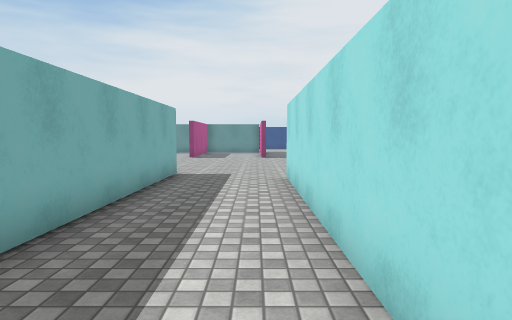
[1] (above)

24 first-person views from a walk through a scene from a Unity 3-D project. The camera is 1.4 m above the floor, tilts 4° down and sees 75° across. The floor is counted in squares, 1.2 m on a side. Each view is taken from the middle of a square. On the plan, view 1 faces up. The plan holds only what a view shows up to about 14 squares ahead; the rest is blank. The place goes on beyond the plan. The player character is not drawn. Surface patterns are stand-ins for the level's own textures.

[2]
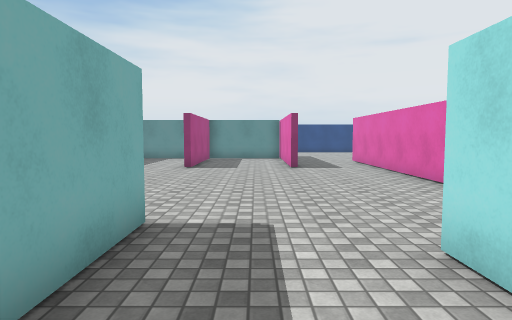

[3]
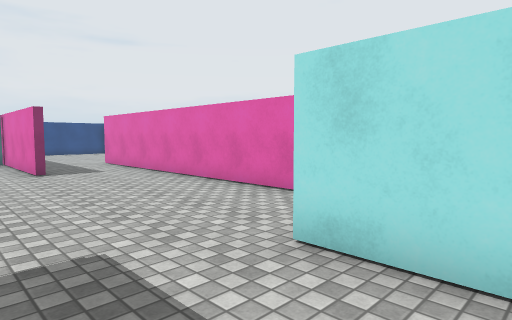

[4]
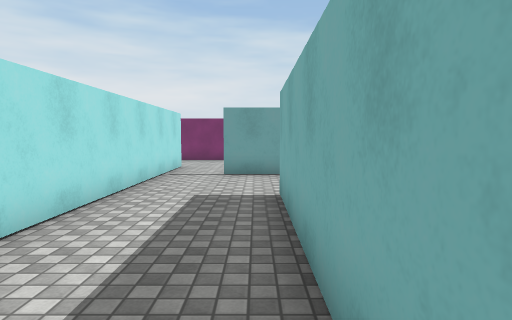

[5]
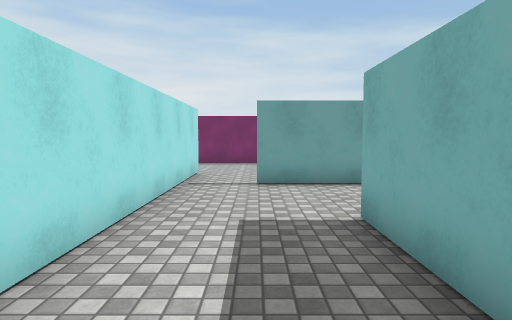

[6]
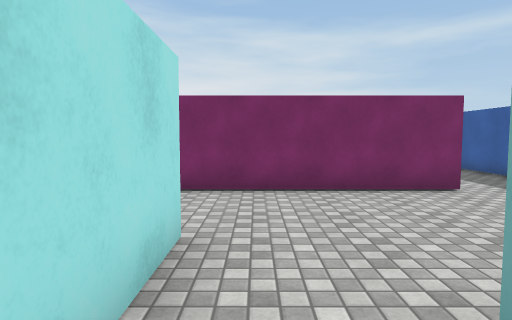

[7]
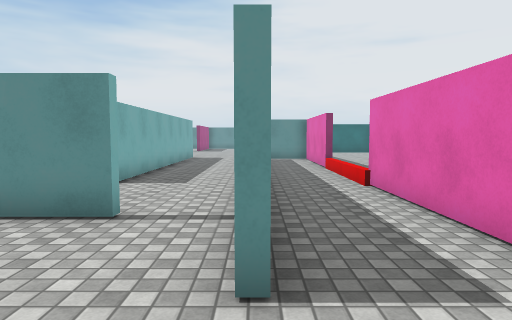

[8]
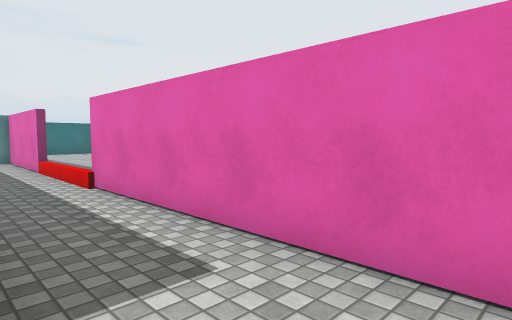

[9]
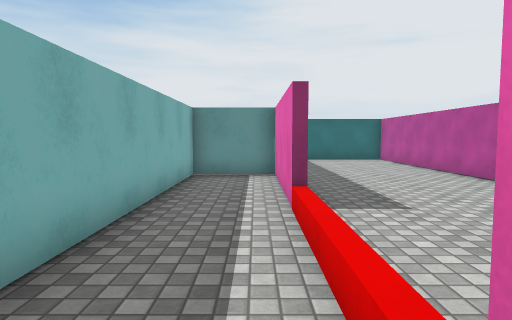

[10]
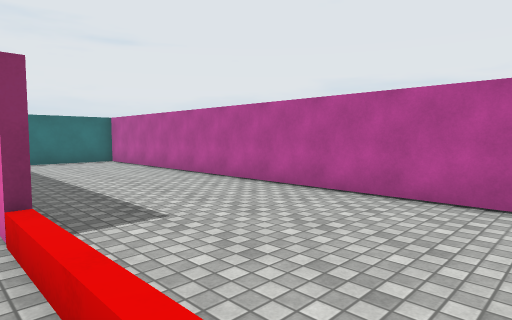

[11]
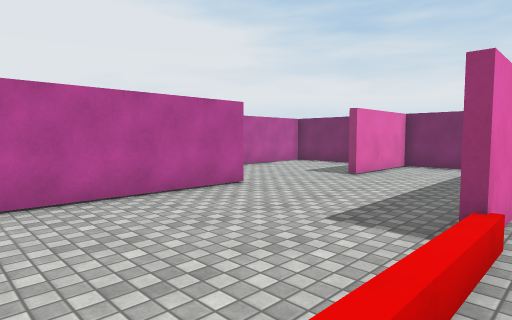

[12]
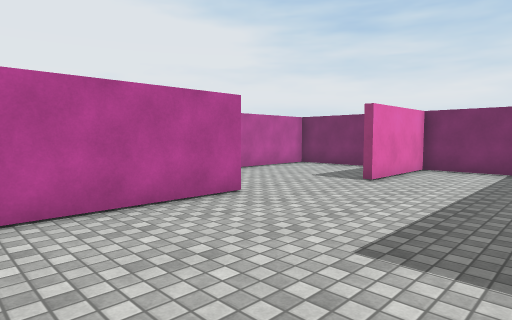

[13]
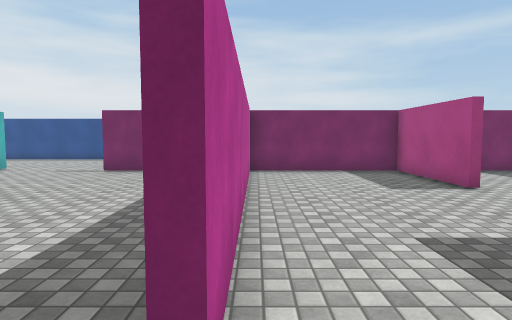

[14]
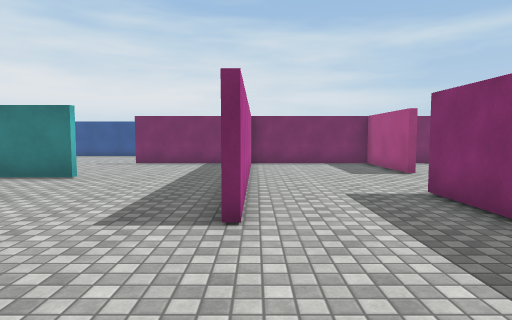

[15]
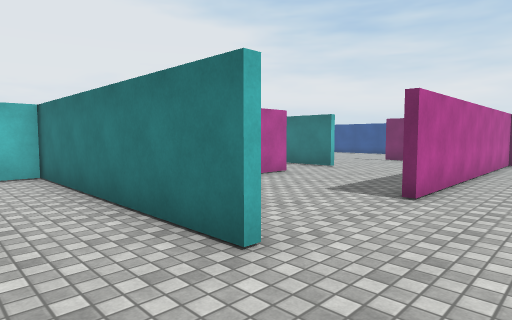

[16]
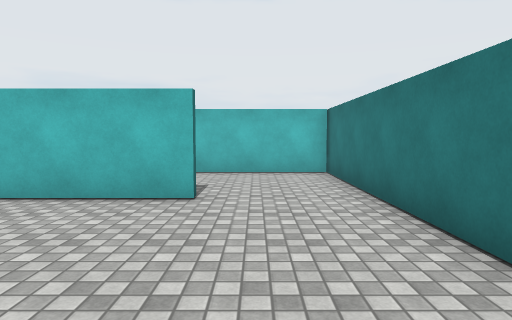

[17]
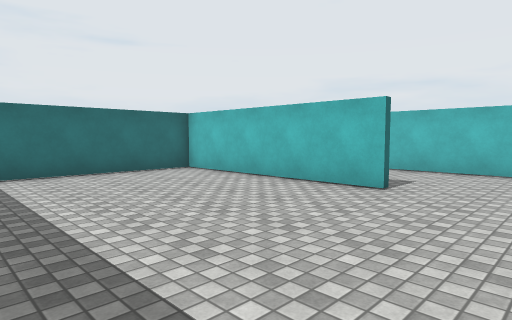

[18]
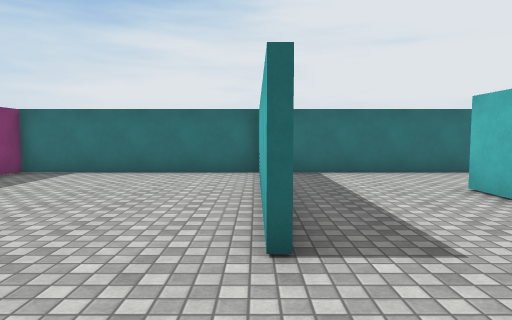

[19]
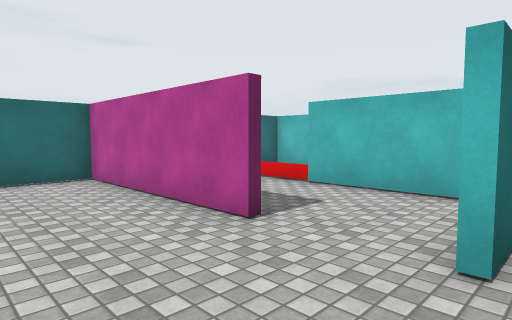

[20]
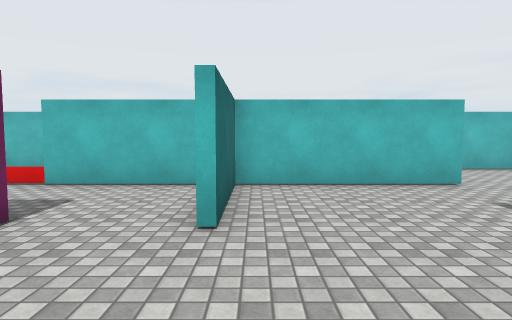

[21]
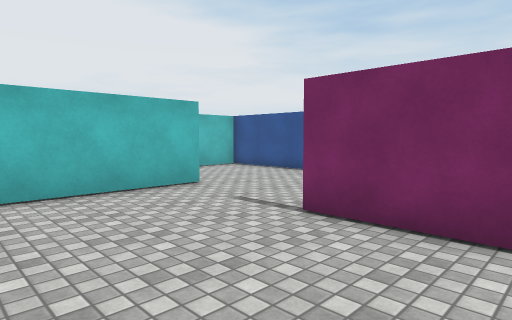

[22]
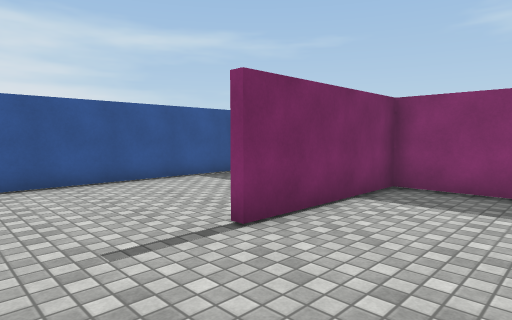

[23]
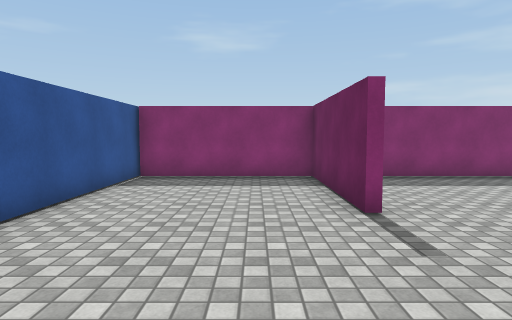

[24]
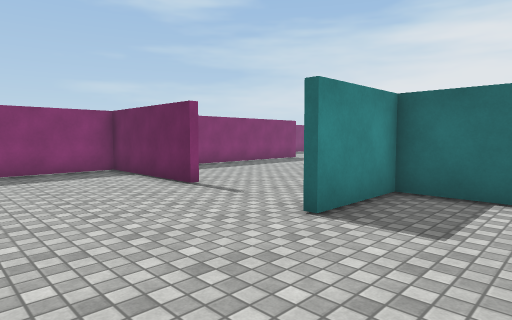

### Floor plan
Points are (right, up) in squares from view 1. A wall is a line through its corners. A room is listed if a view was taken in it or the views show most of it. See-through windows are left out.
Room 1 (views 1, 2, 3, 4, 5, 6)
walls: (-2.5, 10.4) (-2.5, 0.2); (3.7, 11.4) (3.7, 21.2); (0.3, 18.2) (0.3, 21.5); (0.9, -2.6) (0.9, 9.4); (-3.5, -3.1) (-1, -3.1)
ways out: opening at (-0.5, -3) to room 2
Room 2 (views 7, 8, 9)
walls: (0.9, -5.8) (0.9, -2.6); (-1, -3.4) (-2.6, -3.4); (3.7, -7.8) (3.7, 0); (-3.5, -9.1) (1.6, -9.1)
ways out: opening at (-0.5, -3) to room 1; opening at (2.5, -0.5) to room 3
Room 3 (views 10, 11, 12, 13, 14, 15, 16, 17, 18, 19, 20, 21, 22, 23, 24)
walls: (13.4, 4.7) (21.7, 4.7) (21.7, 12.2); (18.2, -1.8) (18.2, 4.5) (16.1, 4.5); (9.5, 0.5) (9.5, -1.9); (13.5, -3.6) (13.5, -9.1) (18.1, -9.1); (17.1, 8.1) (17.1, 15.7) (9.5, 15.7) (9.5, 14.8); (18, -4.3) (20.1, -4.3); (9.2, -1.9) (9.2, 13.6); (22, -3.6) (22, 0.1); (8.3, -5.2) (8.3, -9.1) (13.5, -9.1); (25.5, 4.5) (24.8, 4.5); (25.8, 2.5) (25.8, 4.1); (13.2, -9.2) (13.2, 0.8); (3.7, 4.2) (3.7, 9) (1.1, 9) (1.1, 1.4); (18.1, -9.4) (13.5, -9.4) (13.5, -14.4); (24.2, -7.1) (22.2, -7.1) (22.2, -10); (22, -10) (22, -4.5) (18.1, -4.5); (4.4, -9.1) (8, -9.1) (8, -5.2); (7.2, 15.7) (6, 15.7); (23.9, 15.7) (18.1, 15.7); (13.1, -14.4) (20, -14.4); (22, -14.4) (25.5, -14.4); (25.8, -14.1) (25.8, -12.2)
ways out: opening at (2.5, -0.5) to room 2

Positions as (right, up) in squares from view 1, and headings:
1: (0, 0), facing up
2: (-1, 6), facing up
3: (-2, 7), facing up-right
4: (-2, 7), facing down
5: (-1, 5), facing down
6: (0, -2), facing down
7: (1, -8), facing up
8: (1, -8), facing up-right
9: (3, -1), facing up
10: (3, 0), facing up-right
11: (3, 4), facing down-right
12: (4, 3), facing down-right
13: (13, 2), facing down
14: (13, 5), facing down
15: (11, 7), facing down-right
16: (11, 7), facing right
17: (10, 5), facing up-right
18: (17, 5), facing up
19: (15, -5), facing up-right
20: (14, -5), facing right
21: (15, -5), facing down-right
22: (21, -6), facing down-left
23: (23, -11), facing left
24: (25, -14), facing up-left
